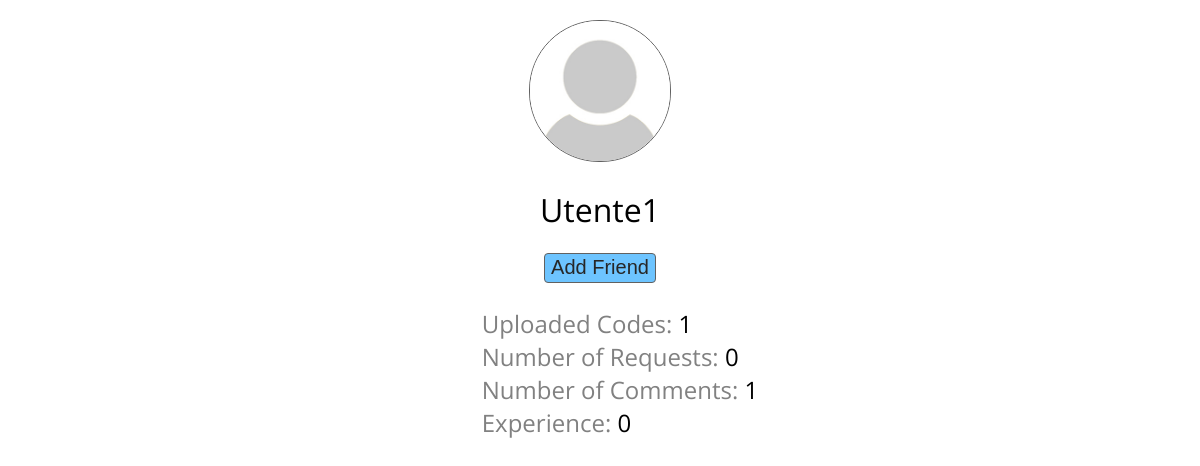
The page /php/profile.php?id=1 on the database its author committed.
### tables this page shows
CREATE TABLE `utente` (
  `ID` int(11) NOT NULL AUTO_INCREMENT,
  `Email` varchar(100) NOT NULL,
  `Username` varchar(100) NOT NULL,
  `Nome` varchar(100) NOT NULL,
  `Cognome` varchar(100) NOT NULL,
  `Password` varchar(100) NOT NULL,
  `Amministratore` tinyint(1) NOT NULL DEFAULT '0',
  `Esperienza` int(11) NOT NULL DEFAULT '0',
  `Image` tinyint(1) NOT NULL DEFAULT '0',
  PRIMARY KEY (`ID`),
  UNIQUE KEY `Username` (`Username`),
  UNIQUE KEY `Email` (`Email`)
);

### php/utils/managerDB.php (called while the page is built, shortened)
<?php
require UTILS_DIR.'configurationDB.php';
$dbmanager = new DBManager();
class DBManager {
		private $connection = null;
    	function openConnection(){
    		if (!$this->isOpened()){
    			global $host;
    			global $username;
    			global $password;
    			global $dbName;
    			$this->connection = new mysqli($host, $username, $password);
				$this->connection->select_db($dbName) or
					die ('Non posso usare il database selezionato: ' . mysqli_error());
			}
    	}
    	function isOpened(){
       		return ($this->connection != null);
    	}
		function performQuery($queryText) {
			return $this->connection->query($queryText);
		}
		function sqlInjectionFilter($parameter){
			return $this->connection->real_escape_string($parameter);
		}
		function closeConnection(){
			$this->connection = null;
		}
	}
?>

### php/utils/configurationDB.php (called while the page is built)
<?php
	$host = 'localhost';
	$username = 'root';
	$password = '';
	$dbName = 'codeportal';
?>

### php/utils/informationUtil.php (called while the page is built, shortened)
<?php
require UTILS_DIR.'managerDB.php';
function getNumOfCodes($id) {
	global $dbmanager;
	$id = $dbmanager->sqlInjectionFilter($id);
	$query = 'SELECT count(ID) AS Num '.
		     'FROM risposta '.
		     'WHERE Autore='.$id;
	$result = $dbmanager->performQuery($query);
	return $result->fetch_assoc()['Num'];
}
function getNumOfRequests($id) {
	global $dbmanager;
	$id = $dbmanager->sqlInjectionFilter($id);
	$query = 'SELECT count(ID) AS Num '.
			 'FROM richiesta '.
			 'WHERE Autore='.$id;
	$result = $dbmanager->performQuery($query);
	return $result->fetch_assoc()['Num'];
}
function getNumOfComments($id) {
	global $dbmanager;
	$id = $dbmanager->sqlInjectionFilter($id);
	$query = 'SELECT count(ID) AS Num '.
		     'FROM commento '.
		     'WHERE Autore='.$id;
	$result = $dbmanager->performQuery($query);
	return $result->fetch_assoc()['Num'];
}
function getExperience($id) {
	global $dbmanager;
	$id = $dbmanager->sqlInjectionFilter($id);
	$query = 'SELECT Esperienza '.
			 'FROM utente '.
			 'WHERE ID='.$id;
	$result = $dbmanager->performQuery($query);
	return $result->fetch_assoc()['Esperienza'];
}
function id2Pic($id) {
	global $dbmanager;
	$id = $dbmanager->sqlInjectionFilter($id);
	$query = 'SELECT U.Image '.
			 'FROM utente U '.
			 'WHERE U.ID='.$id;
	$result = $dbmanager->performQuery($query);
	return $result;
}
function getUser($id) {
	global $dbmanager;
	$id = $dbmanager->sqlInjectionFilter($id);
	$query = 'SELECT U.* '.
			 'FROM utente U '.
			 'WHERE U.ID='.$id;
	$result = $dbmanager->performQuery($query);
	return $result;
}
?>

### php/show_profile.php (the view, shortened to what this page needs)
<?php
	require_once UTILS_DIR.'informationUtil.php';
	require_once UTILS_DIR.'profilePicUtil.php';
	$target_user = getUser($_GET['id']);
	$target_user = $target_user->fetch_assoc();
	$target_id = $target_user['ID'];
	$friends_flag = 0;
?>
<!DOCTYPE html>
<html>
<head>
	<link rel="stylesheet" href="./../style/profile.css" type="text/css">
	<link rel="stylesheet" href="./../style/menu.css" type="text/css">
	<link rel="stylesheet" href="./../style/page.css" type="text/css">
</head>
<body>
	<div>
		<div class="heading">
			<div class="profile_pic">
				<?php echo getPic($_GET['id']); ?>
			</div>
			<div class="username">
				<?php
					if ($target_user['Amministratore'])
						echo '<h1 class="admin">'.$target_user['Username'].
							 '<img src="./../images/admin_badge.png" alt="admin_badge"></h1>';
					else
						echo '<h1>'.$target_user['Username'].'</h1>';
				?>
			</div>
			<?php
				if ($friends_flag==1) {
					$action = 'sendReq';
					$button = '<input type="submit" value="Pending Request" disabled></input>';
				} elseif ($friends_flag==0) {
					$action = 'sendReq';
					$button = '<input type="submit" value="Add Friend"></input>';
				} else {
					$action = 'rmfriend';
					$button = '<input type="submit" class="admin" value="Remove Friend"></input>';
				}
			?>
			<form action="./utils/interactionDB.php?action=<?php echo $action; ?>" method="POST">
				<?php
					echo $button;
				?>
			</form>
			<?php include LAYOUT_DIR.'profile_stats.php'; ?>
		</div>
	</div>
</body>
</html>

### php/layout/profile_stats.php
<div class="statistics">
	<ul>
		<li>Uploaded Codes: <span><?php echo getNumOfCodes($target_id); ?></span></li>
		<li>Number of Requests: <span><?php echo getNumOfRequests($target_id); ?></span></li>
		<li>Number of Comments: <span><?php echo getNumOfComments($target_id); ?></span></li>
		<li>Experience: <span><?php echo getExperience($target_id); ?></span></li>
	</ul>
</div>

### style/profile.css (style rules this page uses)
html, body { margin: 0; padding: 0; font-family: 'Open Sans', sans-serif; }
h1 { font-variant: normal; font-weight: normal; }
body div { text-align: center; }
.heading { display: inline-block; margin: 0 auto; padding-top: 20px; }
.profile_pic { display: block; }
.username { display: block; }
.heading input[type=submit] { height: 30px; border-radius: 4px; box-shadow: none; border: thin solid #616161; background-color: #6DC4FF; font-size: 20px; font-weight: lighter; color: #262626; cursor: pointer; }
.statistics ul { list-style-type: none; color: #818181; }
.statistics span { color: black; }
.statistics { text-align: left; display: block; font-size: 24px; }

### style/page.css (style rules this page uses)
html { margin: 0; padding: 0; }
body { margin: 0; padding: 0; font-family: 'Open Sans', sans-serif; }

### rows shown on the page
utente: Username "Utente1", ID "1", getExperience($target_id) "0"

### other values the page prints
getNumOfRequests($target_id) "0"
